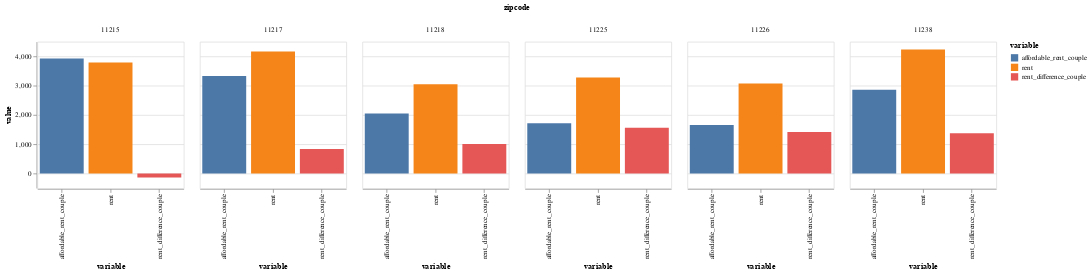

The cell this chart's notebook holds for it:
### Code cell
# Calculate average rent, affordable rent and rent_difference for each zipcode
df_avg_couple = df_merged.groupby('zipcode')[['rent', 'affordable_rent_couple', 'rent_difference_couple']].mean().reset_index()

# Melt the DataFrame to long format
df_melted_couple = df_avg_couple.melt(id_vars='zipcode', value_vars=['rent', 'affordable_rent_couple', 'rent_difference_couple'])

# Create small multiple grouped bar charts
chart = alt.Chart(df_melted_couple).mark_bar().encode(
    x='variable:N',  # variable column contains 'rent', 'affordable_rent' and 'rent_difference'
    y='value:Q',  # value column contains the corresponding values
    color='variable:N',
    column='zipcode:N'
).properties(
    width=200,
    height=200
)

chart

### Figure 1 — Vega-Lite specification as saved in the notebook (floating-point values rounded to 4 significant figures)
{"config": {"view": {"continuousWidth": 300, "continuousHeight": 300}}, "data": {"name": "data-a45282c6bf2a0427149bac015eb41dbb"}, "mark": {"type": "bar"}, "encoding": {"color": {"field": "variable", "type": "nominal"}, "column": {"field": "zipcode", "type": "nominal"}, "x": {"field": "variable", "type": "nominal"}, "y": {"field": "value", "type": "quantitative"}}, "height": 200, "width": 200, "$schema": "https://vega.github.io/schema/vega-lite/v5.8.0.json", "datasets": {"data-a45282c6bf2a0427149bac015eb41dbb": [{"zipcode": "11215", "variable": "rent", "value": 3790.0}, {"zipcode": "11217", "variable": "rent", "value": 4167.0}, {"zipcode": "11218", "variable": "rent", "value": 3050.0}, {"zipcode": "11225", "variable": "rent", "value": 3277.0}, {"zipcode": "11226", "variable": "rent", "value": 3073.0}, {"zipcode": "11238", "variable": "rent", "value": 4231.0}, {"zipcode": "11215", "variable": "affordable_rent_couple", "value": 3923.0}, {"zipcode": "11217", "variable": "affordable_rent_couple", "value": 3332.0}, {"zipcode": "11218", "variable": "affordable_rent_couple", "value": 2046.0}, {"zipcode": "11225", "variable": "affordable_rent_couple", "value": 1714.0}, {"zipcode": "11226", "variable": "affordable_rent_couple", "value": 1654.0}, {"zipcode": "11238", "variable": "affordable_rent_couple", "value": 2861.0}, {"zipcode": "11215", "variable": "rent_difference_couple", "value": -133.2}, {"zipcode": "11217", "variable": "rent_difference_couple", "value": 835.3}, {"zipcode": "11218", "variable": "rent_difference_couple", "value": 1004.0}, {"zipcode": "11225", "variable": "rent_difference_couple", "value": 1564.0}, {"zipcode": "11226", "variable": "rent_difference_couple", "value": 1419.0}, {"zipcode": "11238", "variable": "rent_difference_couple", "value": 1371.0}]}}
